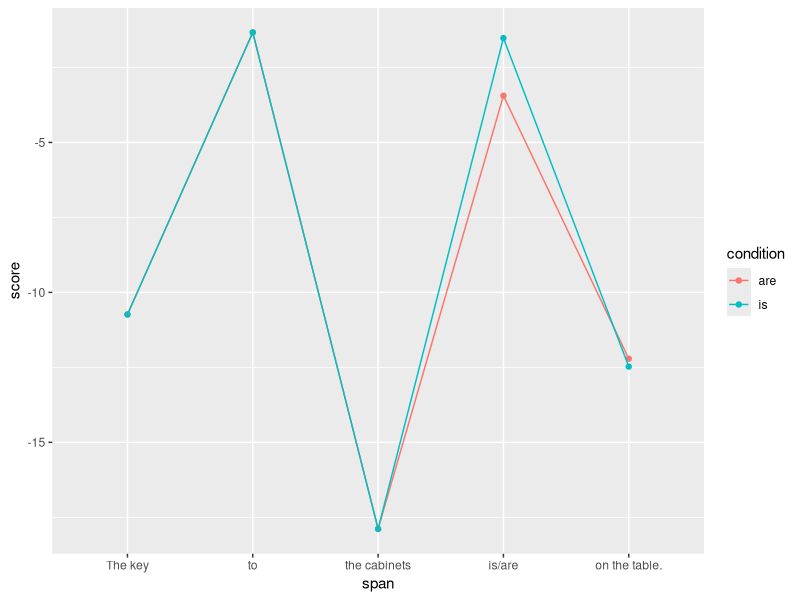

The R script that drew this image:
library(tidyverse)

good_scores = c(-3.2781143188476562,
                -7.457775115966797,
                -1.3316574096679688,
                -2.6977767944335938,
                -15.189865112304688,
                -1.5198516845703125,
                -6.570068359375,
                -0.7424736022949219,
                -4.113365173339844,
                -1.0492095947265625)

bad_scores = c(-3.2781143188476562,
               -7.457775115966797,
               -1.3316574096679688,
               -2.6977767944335938,
               -15.189865112304688,
               -3.4409637451171875,
               -5.7512664794921875,
               -0.6723098754882812,
               -4.5037078857421875,
               -1.2848892211914062)

tibble(
  word = c("The", "key", "to", "the1", "cabinets", "is/are", "on", "the2", "table", "."),
  is = good_scores,
  are = bad_scores,
  span = c("The key", "The key", "to", "the cabinets", "the cabinets", "is/are", "on the table.", "on the table.", "on the table.", "on the table.")
) %>%
  pivot_longer(is:are, names_to = "condition", values_to = "score") %>%
  group_by(span, condition) %>%
  summarize(
    score = sum(score)
  ) %>%
  ungroup() %>%
  mutate(
    span = factor(span, levels=c("The key", "to", "the cabinets", "is/are", "on the table."))
  ) %>%
  ggplot(aes(span, score, color = condition, group = condition)) +
  geom_point() +
  geom_line()
